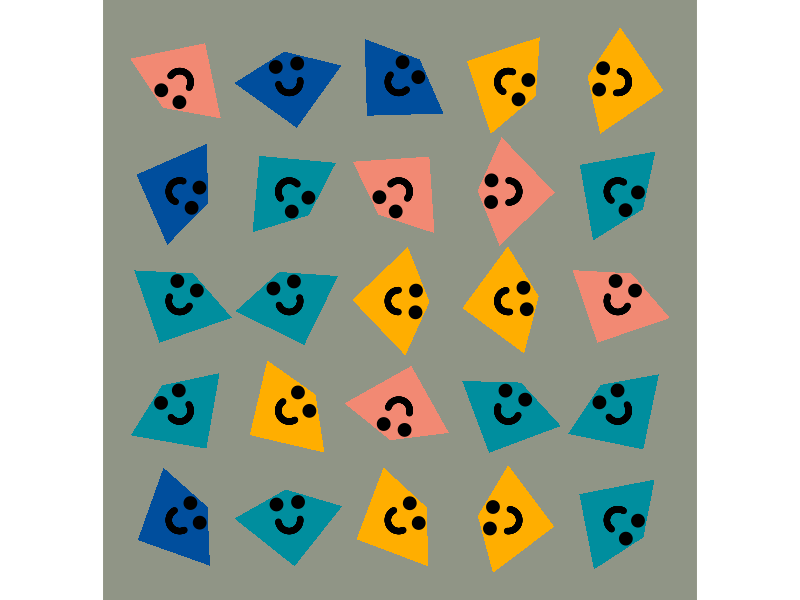
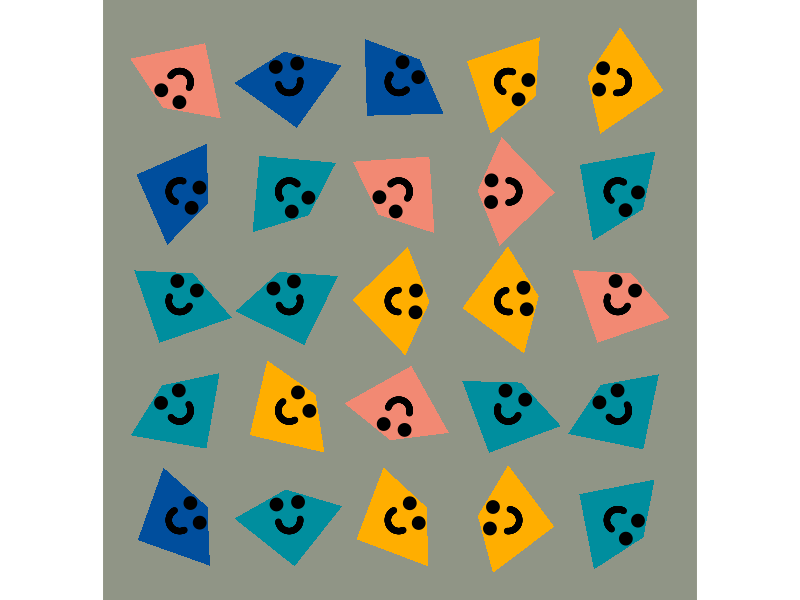

The R script that drew these images, in order:
## ---- chunk 1
knitr::opts_chunk$set(echo = TRUE)
## ---- chunk 2
library(tidyverse)
library(rlang)
## ---- chunk 3
draw_stingrays <- function(start_x, 
                           start_y, 
                           square_len = 0.7, 
                           hyp_prop   = 0.5,
                           prot_amt   = 0.3,
                           rotate_angle) {
  
  # Linear interpolation between two points (hypotenuse) ------------------------------------------------------
  
  right_angle <- atan2(start_y - start_y+square_len, start_x+square_len - start_x) # Just need to use this again lol
  
  get_mids <- function(hyp, square_len_offset) {
    mid_x <- (1-hyp) * (start_x)            + hyp * (start_x+square_len)
    mid_y <- (1-hyp) * (start_y+square_len) + hyp * (start_y)
    
    mid_x_mod <- mid_x + cos(right_angle)*prot_amt*square_len*square_len_offset           
    mid_y_mod <- mid_y + sin(right_angle)*prot_amt*square_len*square_len_offset
    
    list(
      "x" = mid_x_mod,
      "y" = mid_y_mod
    )
  }
  
  
  
  
  
  # vertices matrix that represents the coords of the original shapes ----------------------------------------
  
  get_original_location <- function(n, ...) {
    dots <- enquos(...)
    my_data <- map_dbl(dots, eval_tidy) # I just presented this chapter!
    
    matrix(data = my_data, nrow = 2, ncol = n, byrow = TRUE)
  }
  
  
  
  
  
  # Centroid of the shapes, to rotate around ----------------------------------------------------------------
  
  get_centroid_mat <- function(mat) {
    my_mat <- matrix(data = c(mean(mat[1, ]), 
                              mean(mat[2, ])),
                     nrow = 2,
                     ncol = 1)
    
    matrix(data = my_mat, nrow = 2, ncol = ncol(mat))
  }
  
  
  
  
  
  # rotate the original shape around the centroid by a given angle -----------------------------------------
  
  rotate_mat <- function(orig, centroid) {
    rotations <- matrix(data = c(cos(rotate_angle*pi), -sin(rotate_angle*pi), 
                                 sin(rotate_angle*pi),  cos(rotate_angle*pi)),
                        nrow = 2,
                        ncol = 2,
                        byrow = TRUE)
    
    mult_results <- rotations %*% (orig - centroid) + centroid
    
    mult_results <- mult_results %>% 
      t() %>% 
      as_tibble()
    
    names(mult_results) <- c("x", "y")
    
    mult_results %>% 
      mutate(
        group = paste0("start_x->", start_x, "start_y->", start_y, "hyp_prop->", hyp_prop, "prot_amt->", prot_amt),
        clr = sample(letters[1:4], size = 1)
      )
  }
  
  
  
  
  
  # This is the body of a stingray! ------------------------------------------------------------------------
  
  mids_poly <- get_mids(hyp_prop, 1)   
  
  x1 <- start_x                   # Starting vertices (start from the right angle vertex, and go clockwise) 
  x2 <- start_x 
  x3 <- mids_poly[["x"]] 
  x4 <- start_x + square_len
  
  y1 <- start_y 
  y2 <- start_y + square_len
  y3 <- mids_poly[["y"]]
  y4 <- start_y
  
  orig_loc_polygons <- get_original_location(n = 4, x1, x2, x3, x4, y1, y2, y3, y4)
  centroid_polygons <- get_centroid_mat(mat = orig_loc_polygons)
  res_polygons <- rotate_mat(orig = orig_loc_polygons, centroid = centroid_polygons)
  
  
  
  
  
  # These are the eyes of a stingray! ----------------------------------------------------------------------
  
  eye_locs <- list(hyp_prop - 0.1, hyp_prop + 0.1)
  
  eyes <- eye_locs %>%
    map(get_mids, square_len_offset = 0.4)
  
  orig_loc_eyes <- get_original_location(n = 2, 
                                         transpose(eyes)$x[[1]], transpose(eyes)$x[[2]], 
                                         transpose(eyes)$y[[1]], transpose(eyes)$y[[2]])
  centroid_eyes <- centroid_polygons[, 1:2] # using the polygon's center to rotate
  res_eyes <- rotate_mat(orig = orig_loc_eyes, centroid = centroid_eyes)
  
  
  
  
  
  # This is the smile of a stingray! ----------------------------------------------------------------------
  
  smile_n <- 100
  
  smile_loc <- tibble(
    id = 1:smile_n,
    angle  = (id/smile_n * pi) + right_angle * 3,
    x = (cos(angle) * 0.1 + centroid_polygons[1, 1]),
    y = (sin(angle) * 0.1 + centroid_polygons[2, 1])
  ) 
  
  orig_smile_loc <- matrix(c(smile_loc$x, smile_loc$y), nrow = 2, ncol = nrow(smile_loc), byrow = TRUE)
  centroid_smile <- matrix(data = centroid_polygons[, 1], nrow = 2, ncol = ncol(orig_smile_loc)) # using the polygon's center to rotate
  res_smile <- rotate_mat(orig = orig_smile_loc, centroid = centroid_smile)
  
  
  
  
  
  # Final output! -----------------------------------------------------------------------------------------
  list(
    "polys" = res_polygons,
    "eyes" = res_eyes,
    "smile" = res_smile
  )
}

my_clrs <-c("#FFAE00", "#008E9E", "#004E9D", "#F28973")

helper_func <- function(num_xy) {
  
  poplygon_parameters <- crossing(
    start_x = 1:num_xy,
    start_y = 1:num_xy
  ) %>% 
  mutate(rotate_angle = runif(n = nrow(.), min = -1, max = 1))
  
  poplygon_parameters %>% 
    pmap(draw_stingrays)
}
## ---- chunk 4
res_df1 <- helper_func(num_xy = 5)
polygons <- res_df1 %>% map_dfr("polys")
eyes <- res_df1 %>% map_dfr("eyes")
smile <- res_df1 %>% map_dfr("smile")

g <- ggplot() +
  geom_polygon(data = polygons, aes(x, y, group = group, fill = clr)) +
  geom_point(data = eyes, aes(x, y), size = 4) +
  geom_point(data = smile, aes(x, y)) +
  coord_equal() +
  scale_fill_manual(values = my_clrs) +
  theme_void() +
  theme(
    legend.position = "none",
    plot.background = element_rect(fill = "#909586", color = "#909586")
  )

g

ggsave(
  here::here("week04", "good-copy.png"),
  plot      = g,
  device    = ragg::agg_png,
  res       = 300,
  units     = "in", 
  width     = 3000, 
  height    = 3000, 
  limitsize = FALSE 
)
